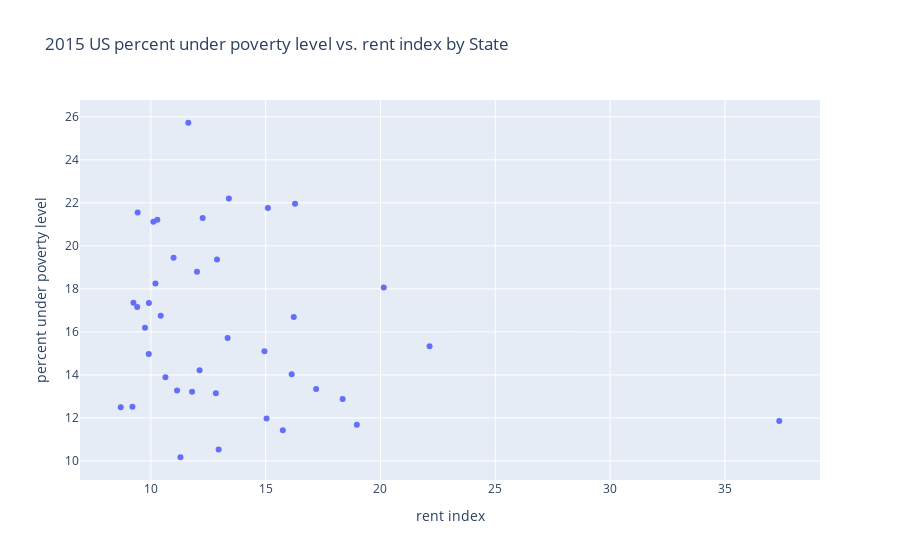

Notebook source saved alongside this figure:
### Code cell
# x = rent index, y = poverty
fig = go.Figure(data=go.Scatter(x=zri, y=state_poverty.map(lambda x: x[1]).collect()[1:], text=state_poverty.map(lambda x: x[0]).collect()[1:], mode='markers'))
fig.update_layout(
    title_text = '2015 US percent under poverty level vs. rent index by State',
    xaxis_title="rent index",
    yaxis_title="percent under poverty level"
)
fig.show()
